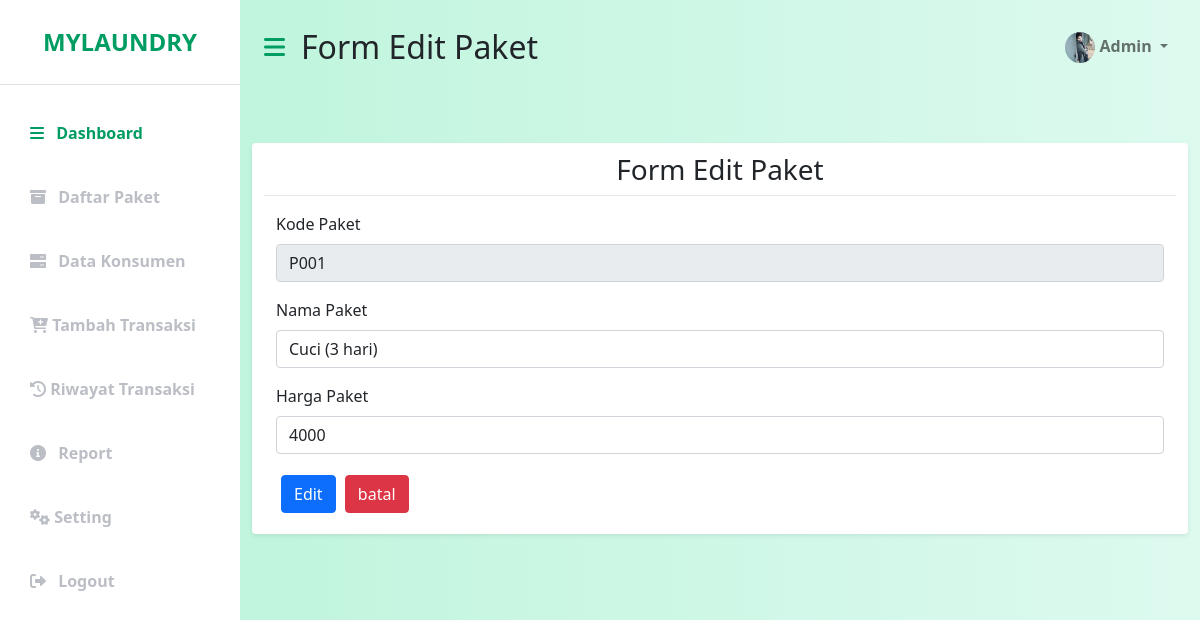
Page /paket/edit/P001 on the committed database.
### tables this page shows
CREATE TABLE `paket` (
  `kode_paket` varchar(20) NOT NULL,
  `nama_paket` varchar(50) NOT NULL,
  `harga_paket` varchar(20) NOT NULL
);

### application/controllers/Paket.php (called while the page is built, shortened)
<?php
class Paket extends CI_Controller
{
    public function __construct()
    {
        $this->load->model('m_paket');
    }
    public function edit($kode_paket)
    {
        $isi['content'] = 'backend/paket/e_paket';
        $isi['judul'] = 'Form Edit Paket';
        $isi['data'] = $this->m_paket->edit($kode_paket);
        $this->load->view('backend/dashboard', $isi);
    }
}

### index.php (called while the page is built, shortened)
<?php
require_once BASEPATH.'core/CodeIgniter.php';

### application/models/m_paket.php (called while the page is built, shortened)
<?php
class M_paket extends CI_Model
{
    public function edit($kode_paket)
    {
        $this->db->where('kode_paket', $kode_paket);
        return $this->db->get('paket')->row_array();
    }
}

### application/views/backend/paket/e_paket.php (the view)
<div class="container-fluid px-4">
    <div class="table-head row my-5 bg-white shadow-sm d-flex justify-content-around align-items-center rounded">
        <div class="row">
            <div class="col-md-12">
                <h3 class="center"><?= $judul; ?></h3>
            </div>
            <hr>
            <div class="col-lg-12" style="text-align: left;">
                <form action="<?= base_url() ?>paket/update" method="post">
                    <div class="mb-3">
                        <label class="form-label">Kode Paket</label>
                        <input type="text" name="kode_paket" value="<?= $data['kode_paket']; ?>" class="form-control" readonly>
                    </div>
                    <div class="mb-3">
                        <label class="form-label">Nama Paket</label>
                        <input type="text" name="nama_paket" value="<?= $data['nama_paket']; ?>" class="form-control" placeholder="Input Nama Paket" required>
                    </div>
                    <div class="mb-3">
                        <label class="form-label">Harga Paket</label>
                        <input type="number" name="harga_paket" value="<?= $data['harga_paket']; ?>" class="form-control" placeholder="Input Harga Paket" required>
                    </div>
                    <div class="mb-3">
                        <button type="submit" class="btn btn-primary">Edit</button>
                        <a href="<?= base_url() ?>paket" class="btn btn-danger">batal</a>
                    </div>
                </form>
            </div>
        </div>

### assets/css/style.css (style rules this page uses)
:root { --main-bg-color: #009d63; --main-text-color: #009d63; --second-text-color: #bbbec5; --second-bg-color: #c1efde; }
hr { background-color: #95a5a6; }
button { margin: 5px; }
a { list-style: none; }
.table-head .row { margin-top: 10px; }
.table-head .center { text-align: center; }
.col-lg-12 { text-align: center; }

### rows in the picture
paket: kode_paket "P001", nama_paket "Cuci (3 hari)", harga_paket "4000"

### other values in the picture
$judul "Form Edit Paket"
